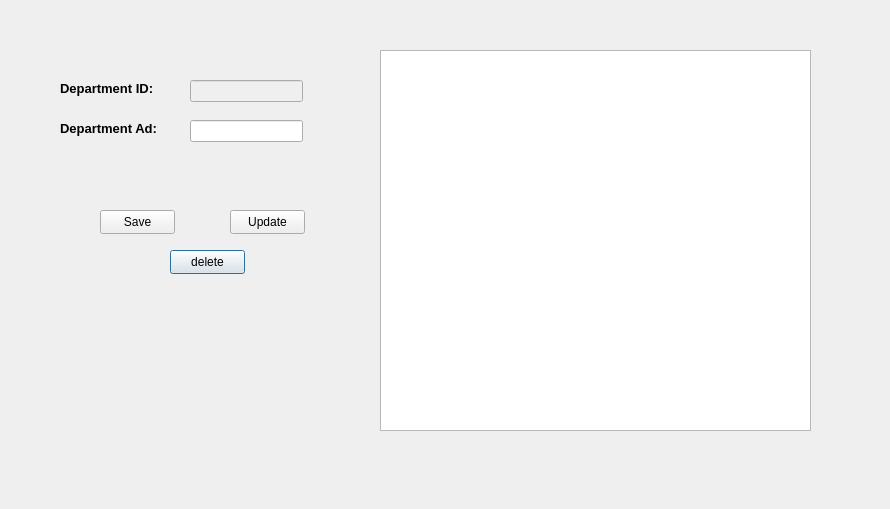
<?xml version="1.0" encoding="UTF-8"?>
<ui version="4.0">
 <class>departman</class>
 <widget class="QDialog" name="departman">
  <property name="geometry">
   <rect>
    <x>0</x>
    <y>0</y>
    <width>890</width>
    <height>509</height>
   </rect>
  </property>
  <property name="windowTitle">
   <string>Dialog</string>
  </property>
  <widget class="QPushButton" name="pushButton_sil">
   <property name="geometry">
    <rect>
     <x>170</x>
     <y>250</y>
     <width>75</width>
     <height>24</height>
    </rect>
   </property>
   <property name="text">
    <string>delete</string>
   </property>
  </widget>
  <widget class="QTableView" name="tableView">
   <property name="geometry">
    <rect>
     <x>380</x>
     <y>50</y>
     <width>431</width>
     <height>381</height>
    </rect>
   </property>
  </widget>
  <widget class="QLabel" name="label">
   <property name="geometry">
    <rect>
     <x>60</x>
     <y>80</y>
     <width>141</width>
     <height>16</height>
    </rect>
   </property>
   <property name="font">
    <font>
     <pointsize>10</pointsize>
     <bold>true</bold>
    </font>
   </property>
   <property name="text">
    <string>Department ID:</string>
   </property>
  </widget>
  <widget class="QLineEdit" name="lineEdit_departman_id">
   <property name="enabled">
    <bool>false</bool>
   </property>
   <property name="geometry">
    <rect>
     <x>190</x>
     <y>80</y>
     <width>113</width>
     <height>22</height>
    </rect>
   </property>
  </widget>
  <widget class="QLabel" name="label_2">
   <property name="geometry">
    <rect>
     <x>60</x>
     <y>120</y>
     <width>111</width>
     <height>16</height>
    </rect>
   </property>
   <property name="font">
    <font>
     <pointsize>10</pointsize>
     <bold>true</bold>
    </font>
   </property>
   <property name="text">
    <string>Department Ad:</string>
   </property>
  </widget>
  <widget class="QLineEdit" name="lineEdit_departman_ad">
   <property name="geometry">
    <rect>
     <x>190</x>
     <y>120</y>
     <width>113</width>
     <height>22</height>
    </rect>
   </property>
  </widget>
  <widget class="QPushButton" name="pushButton_guncelle">
   <property name="geometry">
    <rect>
     <x>230</x>
     <y>210</y>
     <width>75</width>
     <height>24</height>
    </rect>
   </property>
   <property name="text">
    <string>Update</string>
   </property>
  </widget>
  <widget class="QPushButton" name="pushButton_kaydet">
   <property name="geometry">
    <rect>
     <x>100</x>
     <y>210</y>
     <width>75</width>
     <height>24</height>
    </rect>
   </property>
   <property name="text">
    <string>Save</string>
   </property>
  </widget>
 </widget>
 <resources/>
 <connections/>
</ui>
